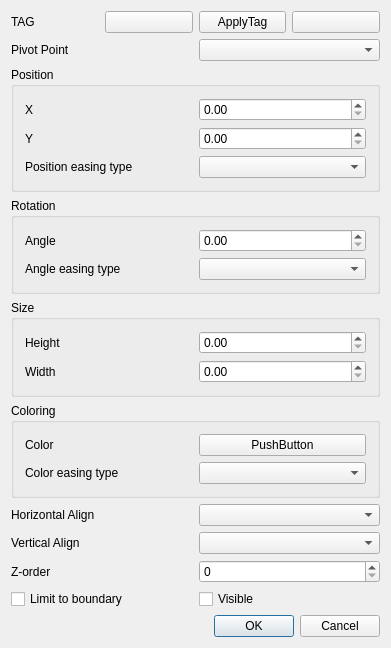
<?xml version="1.0" encoding="UTF-8"?>
<ui version="4.0">
 <class>editDisplayMetaItem</class>
 <widget class="QDialog" name="editDisplayMetaItem">
  <property name="geometry">
   <rect>
    <x>0</x>
    <y>0</y>
    <width>391</width>
    <height>591</height>
   </rect>
  </property>
  <property name="windowTitle">
   <string>editDisplayMetaItem</string>
  </property>
  <layout class="QGridLayout" name="gridLayout">
   <item row="0" column="0">
    <layout class="QHBoxLayout" name="horizontalLayout_4">
     <item>
      <widget class="QLabel" name="label_4">
       <property name="text">
        <string>TAG</string>
       </property>
      </widget>
     </item>
     <item>
      <widget class="QIndexComboBox" name="m_cboEditorTag"/>
     </item>
     <item>
      <widget class="QPushButton" name="m_pbTagApply">
       <property name="text">
        <string>ApplyTag</string>
       </property>
      </widget>
     </item>
     <item>
      <widget class="QIndexComboBox" name="m_cboImageListIndex"/>
     </item>
    </layout>
   </item>
   <item row="1" column="0">
    <layout class="QHBoxLayout" name="horizontalLayout_9">
     <item>
      <widget class="QLabel" name="label_9">
       <property name="text">
        <string>Pivot Point</string>
       </property>
      </widget>
     </item>
     <item>
      <widget class="QComboBox" name="m_cboCenter"/>
     </item>
    </layout>
   </item>
   <item row="2" column="0">
    <widget class="QGroupBox" name="groupBox">
     <property name="title">
      <string>Position</string>
     </property>
     <layout class="QVBoxLayout" name="verticalLayout_2">
      <item>
       <layout class="QHBoxLayout" name="horizontalLayout">
        <item>
         <widget class="QLabel" name="label">
          <property name="text">
           <string>X</string>
          </property>
         </widget>
        </item>
        <item>
         <widget class="QDoubleSpinBox" name="m_ctlX"/>
        </item>
       </layout>
      </item>
      <item>
       <layout class="QHBoxLayout" name="horizontalLayout_2">
        <item>
         <widget class="QLabel" name="label_2">
          <property name="text">
           <string>Y</string>
          </property>
         </widget>
        </item>
        <item>
         <widget class="QDoubleSpinBox" name="m_ctlY"/>
        </item>
       </layout>
      </item>
      <item>
       <layout class="QHBoxLayout" name="horizontalLayout_12">
        <item>
         <widget class="QLabel" name="label_12">
          <property name="text">
           <string>Position easing type</string>
          </property>
         </widget>
        </item>
        <item>
         <widget class="QComboBox" name="m_cboEasing"/>
        </item>
       </layout>
      </item>
     </layout>
    </widget>
   </item>
   <item row="3" column="0">
    <widget class="QGroupBox" name="groupBox_2">
     <property name="title">
      <string>Rotation</string>
     </property>
     <layout class="QVBoxLayout" name="verticalLayout_3">
      <item>
       <layout class="QHBoxLayout" name="horizontalLayout_3">
        <item>
         <widget class="QLabel" name="label_3">
          <property name="text">
           <string>Angle</string>
          </property>
         </widget>
        </item>
        <item>
         <widget class="QDoubleSpinBox" name="m_ctlAngle"/>
        </item>
       </layout>
      </item>
      <item>
       <layout class="QHBoxLayout" name="horizontalLayout_13">
        <item>
         <widget class="QLabel" name="label_13">
          <property name="text">
           <string>Angle easing type</string>
          </property>
         </widget>
        </item>
        <item>
         <widget class="QComboBox" name="m_cboEasing_2"/>
        </item>
       </layout>
      </item>
     </layout>
    </widget>
   </item>
   <item row="4" column="0">
    <widget class="QGroupBox" name="groupBox_4">
     <property name="title">
      <string>Size</string>
     </property>
     <layout class="QVBoxLayout" name="verticalLayout">
      <item>
       <layout class="QHBoxLayout" name="horizontalLayout_5">
        <item>
         <widget class="QLabel" name="label_5">
          <property name="text">
           <string>Height</string>
          </property>
         </widget>
        </item>
        <item>
         <widget class="QDoubleSpinBox" name="m_ctlHeight"/>
        </item>
       </layout>
      </item>
      <item>
       <layout class="QHBoxLayout" name="horizontalLayout_8">
        <item>
         <widget class="QLabel" name="label_8">
          <property name="text">
           <string>Width</string>
          </property>
         </widget>
        </item>
        <item>
         <widget class="QDoubleSpinBox" name="m_ctlWidth"/>
        </item>
       </layout>
      </item>
     </layout>
    </widget>
   </item>
   <item row="5" column="0">
    <widget class="QGroupBox" name="groupBox_3">
     <property name="title">
      <string>Coloring</string>
     </property>
     <layout class="QVBoxLayout" name="verticalLayout_4">
      <item>
       <layout class="QHBoxLayout" name="horizontalLayout_7">
        <item>
         <widget class="QLabel" name="label_7">
          <property name="text">
           <string>Color</string>
          </property>
         </widget>
        </item>
        <item>
         <widget class="QColorPickerPushButton" name="m_ctlImageColor">
          <property name="text">
           <string>PushButton</string>
          </property>
         </widget>
        </item>
       </layout>
      </item>
      <item>
       <layout class="QHBoxLayout" name="horizontalLayout_14">
        <item>
         <widget class="QLabel" name="label_14">
          <property name="text">
           <string>Color easing type</string>
          </property>
         </widget>
        </item>
        <item>
         <widget class="QComboBox" name="m_cboEasing_3"/>
        </item>
       </layout>
      </item>
     </layout>
    </widget>
   </item>
   <item row="6" column="0">
    <layout class="QHBoxLayout" name="horizontalLayout_11">
     <item>
      <widget class="QLabel" name="label_11">
       <property name="text">
        <string>Horizontal Align</string>
       </property>
      </widget>
     </item>
     <item>
      <widget class="QComboBox" name="m_cboHA"/>
     </item>
    </layout>
   </item>
   <item row="7" column="0">
    <layout class="QHBoxLayout" name="horizontalLayout_10">
     <item>
      <widget class="QLabel" name="label_10">
       <property name="text">
        <string>Vertical Align</string>
       </property>
      </widget>
     </item>
     <item>
      <widget class="QComboBox" name="m_cboVA"/>
     </item>
    </layout>
   </item>
   <item row="8" column="0">
    <layout class="QHBoxLayout" name="horizontalLayout_6">
     <item>
      <widget class="QLabel" name="label_6">
       <property name="text">
        <string>Z-order</string>
       </property>
      </widget>
     </item>
     <item>
      <widget class="QSpinBox" name="m_ctlZOrder"/>
     </item>
    </layout>
   </item>
   <item row="9" column="0">
    <layout class="QHBoxLayout" name="horizontalLayout_15">
     <item>
      <widget class="QCheckBox" name="m_cbLimitBound">
       <property name="text">
        <string>Limit to boundary</string>
       </property>
      </widget>
     </item>
     <item>
      <widget class="QCheckBox" name="m_cbVisible">
       <property name="text">
        <string>Visible</string>
       </property>
      </widget>
     </item>
    </layout>
   </item>
   <item row="10" column="0">
    <widget class="QDialogButtonBox" name="buttonBox">
     <property name="standardButtons">
      <set>QDialogButtonBox::Cancel|QDialogButtonBox::Ok</set>
     </property>
    </widget>
   </item>
  </layout>
  <zorder>buttonBox</zorder>
  <zorder>groupBox</zorder>
  <zorder>groupBox_2</zorder>
  <zorder>groupBox_3</zorder>
  <zorder>groupBox_4</zorder>
 </widget>
 <layoutdefault spacing="6" margin="11"/>
 <customwidgets>
  <customwidget>
   <class>QColorPickerPushButton</class>
   <extends>QPushButton</extends>
   <header>qcolorpickerpushbutton.h</header>
  </customwidget>
  <customwidget>
   <class>QIndexComboBox</class>
   <extends>QPushButton</extends>
   <header location="global">qindexcombobox.h</header>
  </customwidget>
 </customwidgets>
 <resources/>
 <connections/>
</ui>
